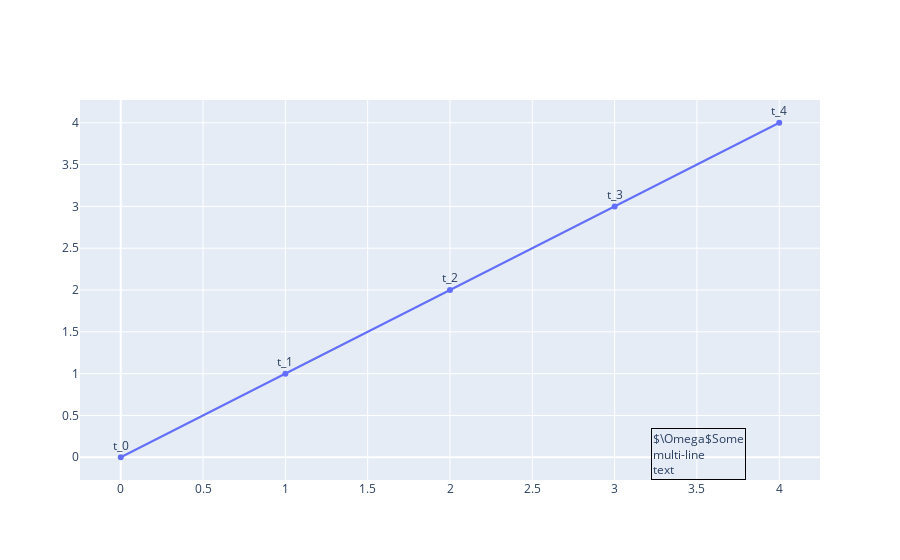

Notebook cell for this chart:
### Code cell
fig = go.Figure(
    layout=go.Layout(
        annotations=[
            go.layout.Annotation(
                text="""$\Omega$ Some<br>multi-line<br>text""",
                align='left',
                showarrow=False,
                xref='paper',
                yref='paper',
                x=0.9,
                y=0,
                bordercolor='black',
                borderwidth=1
            )
        ]
    )
)
fig.add_trace(
    go.Scatter(
        x=[0, 1, 2, 3, 4],
        y=[0, 1, 2, 3, 4],
        mode="lines+markers+text",
        text=["t_0", "t_1", "t_2", "t_3", "t_4"],
        textposition="top center"
    ),
)
fig.show()

### Figure 1 — Plotly figure (JSON) as saved in the notebook; plotly's stock layout.template omitted (floating-point values rounded to 4 significant figures)
{"data": [{"mode": "lines+markers+text", "text": ["t_0", "t_1", "t_2", "t_3", "t_4"], "textposition": "top center", "type": "scatter", "x": [0, 1, 2, 3, 4], "y": [0, 1, 2, 3, 4]}], "layout": {"annotations": [{"align": "left", "bordercolor": "black", "borderwidth": 1, "showarrow": false, "text": "$\\Omega$Some<br>multi-line<br>text", "x": 0.9, "xref": "paper", "y": 0, "yref": "paper"}]}}
